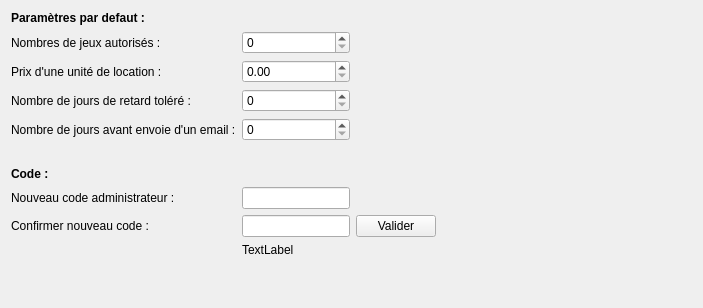
     <widget class="QWidget" name="PrefGeneral">
      <attribute name="title">
       <string>Préférences Générales</string>
      </attribute>
      <layout class="QGridLayout" name="gridLayout_6">
       <item row="1" column="0">
        <spacer name="VS_6">
         <property name="orientation">
          <enum>Qt::Vertical</enum>
         </property>
         <property name="sizeHint" stdset="0">
          <size>
           <width>20</width>
           <height>40</height>
          </size>
         </property>
        </spacer>
       </item>
       <item row="0" column="0">
        <layout class="QGridLayout" name="gridLayout_4">
         <item row="2" column="0">
          <widget class="QLabel" name="Lb_UniteLocation">
           <property name="text">
            <string>Prix d'une unité de location :</string>
           </property>
          </widget>
         </item>
         <item row="4" column="0">
          <widget class="QLabel" name="Lb_JourEmail">
           <property name="text">
            <string>Nombre de jours avant envoie d'un email :</string>
           </property>
          </widget>
         </item>
         <item row="3" column="0">
          <widget class="QLabel" name="Lb_JourRetard">
           <property name="text">
            <string>Nombre de jours de retard toléré :</string>
           </property>
          </widget>
         </item>
         <item row="7" column="1">
          <widget class="QLineEdit" name="LE_NouveauCode"/>
         </item>
         <item row="8" column="0">
          <widget class="QLabel" name="Lb_ConfirmerCode">
           <property name="text">
            <string>Confirmer nouveau code :</string>
           </property>
          </widget>
         </item>
         <item row="8" column="1">
          <widget class="QLineEdit" name="LE_ConfirmerCode"/>
         </item>
         <item row="7" column="0">
          <widget class="QLabel" name="Lb_NouveauCode">
           <property name="text">
            <string>Nouveau code administrateur :</string>
           </property>
          </widget>
         </item>
         <item row="1" column="0">
          <widget class="QLabel" name="Lb_JeuxAutorises">
           <property name="text">
            <string>Nombres de jeux autorisés :</string>
           </property>
          </widget>
         </item>
         <item row="5" column="0" colspan="4">
          <spacer name="VS_4">
           <property name="orientation">
            <enum>Qt::Vertical</enum>
           </property>
           <property name="sizeType">
            <enum>QSizePolicy::Fixed</enum>
           </property>
           <property name="sizeHint" stdset="0">
            <size>
             <width>20</width>
             <height>20</height>
            </size>
           </property>
          </spacer>
         </item>
         <item row="9" column="1" colspan="2">
          <widget class="QLabel" name="Lb_VerifCode">
           <property name="layoutDirection">
            <enum>Qt::RightToLeft</enum>
           </property>
           <property name="text">
            <string>TextLabel</string>
           </property>
          </widget>
         </item>
         <item row="0" column="0">
          <widget class="QLabel" name="label_3">
           <property name="font">
            <font>
             <weight>75</weight>
             <bold>true</bold>
            </font>
           </property>
           <property name="text">
            <string>Paramètres par defaut :</string>
           </property>
          </widget>
         </item>
         <item row="6" column="0">
          <widget class="QLabel" name="label_4">
           <property name="font">
            <font>
             <weight>75</weight>
             <bold>true</bold>
            </font>
           </property>
           <property name="text">
            <string>Code :</string>
           </property>
          </widget>
         </item>
         <item row="8" column="2">
          <widget class="QPushButton" name="Bt_ValiderCode">
           <property name="text">
            <string>Valider</string>
           </property>
          </widget>
         </item>
         <item row="1" column="1">
          <widget class="QSpinBox" name="SBx_JeuxAutorises"/>
         </item>
         <item row="2" column="1">
          <widget class="QDoubleSpinBox" name="DSBx_UniteLocation">
           <property name="singleStep">
            <double>0.010000000000000</double>
           </property>
          </widget>
         </item>
         <item row="3" column="1">
          <widget class="QSpinBox" name="SBx_JourRetard"/>
         </item>
         <item row="4" column="1">
          <widget class="QSpinBox" name="SBx_JourEmail"/>
         </item>
         <item row="6" column="3" rowspan="4">
          <spacer name="HS_5">
           <property name="orientation">
            <enum>Qt::Horizontal</enum>
           </property>
           <property name="sizeType">
            <enum>QSizePolicy::Fixed</enum>
           </property>
           <property name="sizeHint" stdset="0">
            <size>
             <width>250</width>
             <height>20</height>
            </size>
           </property>
          </spacer>
         </item>
         <item row="0" column="3" rowspan="5">
          <spacer name="HS_6">
           <property name="orientation">
            <enum>Qt::Horizontal</enum>
           </property>
           <property name="sizeHint" stdset="0">
            <size>
             <width>40</width>
             <height>20</height>
            </size>
           </property>
          </spacer>
         </item>
        </layout>
       </item>
      </layout>
     </widget>
